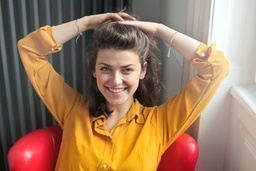
#> input picture inputs/woman.jpg, 256 x 171 px, shrunk from 1280 x 853 before the run
$ jupyter execute 1.improve_execution_time.ipynb
#> lines starting #> are read from the running program, lines starting #| are printed output that depends on the picture
[cell 1]
import time
import math
import scipy
import numpy as np
import matplotlib.pyplot as plt

from PIL import Image
from scipy import optimize
from tqdm import trange, tqdm
from matplotlib import animation

from IPython.display import clear_output

[cell 2]
target_filename = "woman.jpg"
source_filename = "chameleon.jpg"
target_img = Image.open("../inputs/" + target_filename)
#> target_img is the input picture: PIL image 256x171 RGB; mean R, G, B 156.3, 122.8, 96.2
source_img = Image.open("../inputs/" + source_filename)
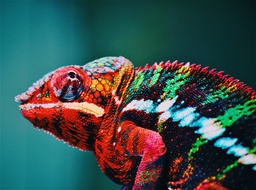
#> input picture inputs/chameleon.jpg, 256 x 190 px, shrunk from 1280 x 952 before the run
#> source_img is the input picture: PIL image 256x190 RGB; mean R, G, B 59.2, 80, 78
source_img = source_img.resize(target_img.size)
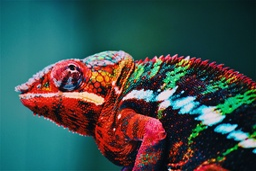
#> source_img: PIL image 256x171 RGB; mean R, G, B 59.2, 80, 78.1

[cell 3]
target_arr = np.array(target_img)
source_arr = np.array(source_img)

d0, d1, _ = source_arr.shape
#> d0 = 171; d1 = 256
source_arr = source_arr[:d0//20*20, :d1//20*20,:]
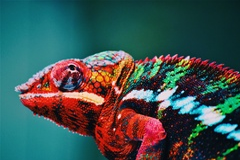
#> source_arr: shape (160, 240, 3); mean R, G, B 62.7, 83.1, 80.9
target_arr = target_arr[:d0//20*20, :d1//20*20,:]
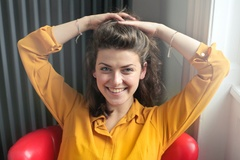
#> target_arr: shape (160, 240, 3); mean R, G, B 151.3, 119.8, 93.4

[cell 4]
# previous method
def previous_transfer_pixel(source_arr, target_arr, O=25):
#> called with O = 25
    rows, cols, _ = source_arr.shape
#> rows = 160; cols = 240
    r = rows // O
#> r = 6
    c = cols // O
#> c = 9

    cost_matrix = np.empty((r,c,r,c))
    for i in range(r):
        for j in range(c):
            avg_skel = np.average(target_arr[i*O:i*O+O, j*O:j*O+O], axis=(0,1))
            for i2 in range(r):
                for j2 in range(c):
                    avg_fill = np.average(source_arr[i2*O:i2*O+O, j2*O:j2*O+O], axis=(0,1))
                    cost_matrix[i,j,i2,j2] = np.linalg.norm(avg_fill - avg_skel)


    temp = cost_matrix.reshape(r, c, r*c).transpose(2,0,1).reshape(r*c, r*c).transpose(1,0)
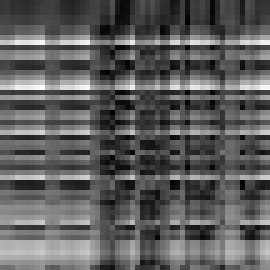
#> temp: shape (54, 54) float64 (shown 5 times larger); min 3.24, max 329.6, mean 123.2; drawn with min black and max white
    _, col_ind = optimize.linear_sum_assignment(temp)
#> col_ind = 54 values, max 53 at index 13, min 0 at index 5, mean 26.5

    coords = col_ind.reshape(r,c)

    final_arr = np.full((rows, cols, 3), 255, dtype=int)

    for i in range(r):
        for j in range(c):
            temp = coords[i,j]
            i2 = temp // c
            j2 = temp % c

            final_arr[i*O:i*O+O, j*O:j*O+O] = source_arr[i2*O:i2*O+O, j2*O:j2*O+O].copy()
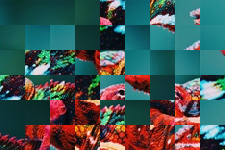
#> final_arr: shape (160, 240, 3) int64; mean R, G, B 89.4, 105.8, 103.9
    return coords, final_arr

[cell 5]
# our method
def transfer_pixel(imgSrc, imgTar, B=25):
#> called with B = 25
    if len(imgTar.shape) == 2:
        rows, cols = imgTar.shape
        ch = 1
        final_arr = np.full((rows, cols), 255, dtype=imgSrc.dtype)
    else:
        rows, cols, ch = imgTar.shape
#> rows = 160; cols = 240; ch = 3
        final_arr = np.full((rows, cols, ch), 255, dtype=imgSrc.dtype)

    r = rows // B
#> r = 6
    c = cols // B
#> c = 9

    cost_matrix = np.empty((r,c,r,c,ch))

    srcAvg = np.empty((r,c,ch))
    tarAvg = np.empty((r,c,ch))

    for i in range(r):
        for j in range(c):
            srcAvg[i,j] = np.average(imgSrc[i*B:i*B+B, j*B:j*B+B], axis=(0,1))
            tarAvg[i,j] = np.average(imgTar[i*B:i*B+B, j*B:j*B+B], axis=(0,1))

    for i in range(r):
            for j in range(c):
                cost_matrix[i,j] = tarAvg[i,j] -  srcAvg

    cost_matrix = np.linalg.norm(cost_matrix, axis=-1)


    temp = cost_matrix.reshape(r, c, r*c).transpose(2,0,1).reshape(r*c, r*c).transpose(1,0)
    _, col_ind = optimize.linear_sum_assignment(temp)

    coords = col_ind.reshape(r,c)

    for i in range(r):
        for j in range(c):
            temp = coords[i,j]
            i2 = temp // c
            j2 = temp % c

            final_arr[i*B:i*B+B, j*B:j*B+B] = imgSrc[i2*B:i2*B+B, j2*B:j2*B+B].copy()

    return coords, final_arr

[cell 6]
coords_prev, final_arr_block_prev = previous_transfer_pixel(source_arr, target_arr, O=25)
coords, final_arr_block = transfer_pixel(source_arr, target_arr, B=25)

[cell 7]
print(np.all(coords_prev == coords))
#| True
print(np.all(final_arr_block == final_arr_block_prev))
#| True

[cell 8]
B_list = [20, 25, 30, 40, 50, 60, 70, 80, 90, 100]
old_method_time = []
new_method_time = []
for B in B_list:
    n = (B ** 3) // (24 ** 3) + 1
    print("B: %d, number of repeat for averaging: %d" % (B, n))
    t = time.time()
    for _ in range(n):
        previous_transfer_pixel(source_arr, target_arr, O=B)
    old_method_time.append((time.time() - t)/n)

    t = time.time()
    for _ in range(n):
        transfer_pixel(source_arr, target_arr, B=B)
    new_method_time.append((time.time() - t)/n)

old_method_time = np.array(old_method_time)
new_method_time = np.array(new_method_time)

[cell 9]
plt.plot(B_list, old_method_time, marker='o', label="old method time (s)")
#> (this line was passed over: IPython is not available in this run)
plt.plot(B_list, new_method_time, marker='o', label="new method time (s)")
#> (this line was passed over: IPython is not available in this run)
plt.legend()
#> (this line was passed over: IPython is not available in this run)
plt.xlabel("Block size")
#> (this line was passed over: IPython is not available in this run)

plt.show()

[cell 10]
plt.title("improvement")
#> (this line was passed over: IPython is not available in this run)
plt.plot(B_list, old_method_time / new_method_time, marker='o')
#> (this line was passed over: IPython is not available in this run)
